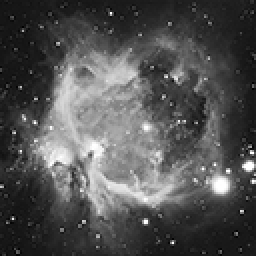
#> input picture M42_128.jpg, 128 x 128 px, found by its file name (shown 2 times larger)
$ python interpolator.py
#> lines starting #> are read from the running program, lines starting #| are printed output that depends on the picture
#%%

import numpy as np

class Interpolator():

    def __init__(self,
                 points):

        """Input points must be (2, N) array"""

        self.points = points
        self.points_x = points[0, :]  # TODO: Assert that the points are strictly increasing by checking and making decreasing into increasing by * -1
        self.points_y = points[1, :]

        self.min_x = min(self.points_x)
        self.max_x = max(self.points_x)


    def bisection(self, x, M):
        """Find the closest point on either side of x. This implementation only works for an INCREASING set of data points."""

        max_idx = len(self.points_x) - 1
        left, right = 0, max_idx  # Starting indeces are the first and last point

        while right - left > 1:

            mid = (left + right) // 2

            if x < self.points_x[mid]:  # x is in left half-interval
                right = mid
            else:
                left = mid

        # Catch cases if not enough points on the left of x by setting 0 as the lowest possible index
        lowest_idx = max(0, left - M // 2 + 1)
        # Also catch the case if not enough points on the right of x by making sure the highest idx does not exceed the max idx
        lowest_idx = min(lowest_idx, max_idx - M + 1)  # highest_idx = lowest_idx + M - 1, so max_idx - M + 1 gives the criterion on lowest_idx

        return lowest_idx, left, right


    def linear(self, array):

        assert len(self.points_x) >= 2, f'Linear interpolation requires at least 2 points. Got {len(self.points_x)}'

        interpolated = np.zeros_like(array)
        for i, x in enumerate(array):

            assert self.min_x <= x <= self.max_x, 'Query outside of data range. We do not allow extrapolation.'

            lowest_idx, _, _ = self.bisection(x, M=2)
            highest_idx = lowest_idx + 1

            x_low, y_low = self.points[:, lowest_idx]
            x_high, y_high = self.points[:, highest_idx]

            interpolated[i] = (y_high - y_low) * (x - x_low) / (x_high - x_low) + y_low

        return interpolated


    def polynomial(self, array, M):

        """ Polynomial interpolation using Neville's algorithm """

        assert len(self.points_x) >= M, f'Interpolation of order {M - 1} requires at least {M} points. Found {len(self.points_x)}'

        interpolated = np.zeros_like(array)
        errors = np.zeros_like(array)
        for n, x in enumerate(array):

            lowest_idx, left, right = self.bisection(x, M)

            distance_right = self.points_x[right] - x
            distance_left = x - self.points_x[left]
            assert distance_right >= 0, 'Query outside of data range. We do not allow extrapolation.'
            assert distance_left >= 0, 'Query outside of data range. We do not allow extrapolation.'

            polynomial = self.points_y[lowest_idx:lowest_idx + M].copy()

            if M == 1:
                if distance_left > distance_right:
                    closest_idx = right
                else:
                    closest_idx = left
                interpolated[n] = polynomial[closest_idx - lowest_idx]
                continue

            valid_x = self.points_x[lowest_idx:lowest_idx + M]
            # print('interval', valid_x)
            for k in range(1, M):
                for i in range(M - k):
                    j = i + k
                    # print(f'Interval from {i} to {j}')

                    xi = valid_x[i]
                    xj = valid_x[j]

                    F = polynomial[i]
                    G = polynomial[i + 1]

                    polynomial[i] = ((xj - x) * F + (x - xi) * G) / (xj - xi)

            interpolated[n] = polynomial[0]
            errors[n] = polynomial[1]

        return interpolated, errors

if __name__ == '__main__':

    import matplotlib.pyplot as plt
    from matplotlib.image import imread
    from scipy.signal import square

    image = imread("M42_128.jpg")
#> image is the input picture: shape (128, 128); min 0, max 255, mean 82
    # # first_row_pixvals = image[0,:]
    # first_row_pixvals = np.arange(image.shape[0])
    # first_row_pixidx = np.arange(image.shape[0])
    # data = np.array([first_row_pixidx, first_row_pixvals])

    xsin = np.linspace(0, 4 * np.pi, 10)
    ysin = np.sin(xsin)
    data = np.array([xsin, ysin])

    Interp = Interpolator(data)

    # xinterp = np.linspace(0, image.shape[0] - 1, 201)
    xinterp = np.linspace(0, 4 * np.pi, 100)
    # xinterp = np.array([3.4])
    yinterp = Interp.linear(xinterp)

    # print(yinterp)

    yinterp_poly, errors = Interp.polynomial(xinterp, M=5)
    print(yinterp_poly)

    plt.figure(figsize=(8,6))
    plt.scatter(data[0,:], data[1,:], marker='x', color='black', s=75, zorder=10, label='Data')
    plt.plot(xinterp, np.sin(xinterp), color='red', label='Analytical', linewidth=5, zorder=-1)
    plt.plot(xinterp, yinterp, color='blue', label='Linear', linewidth=2)
    plt.plot(xinterp, yinterp_poly, color='green', zorder=3, label='Poly', linewidth=2)
    plt.legend()
    plt.show()
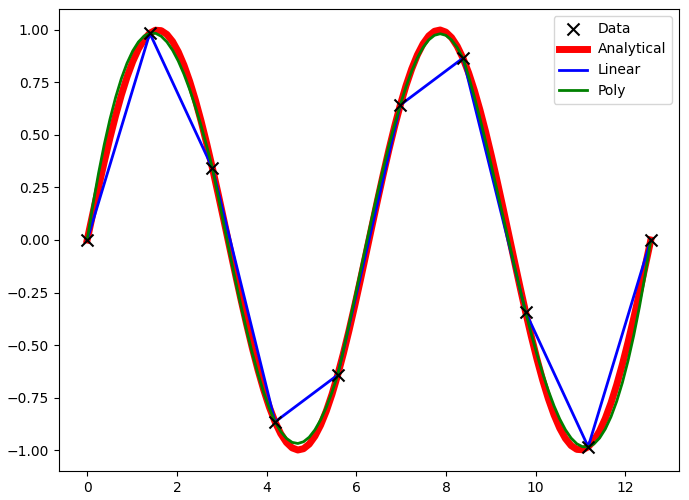
#> figure drawn by matplotlib, 1 panel; curve peaks at x = 7.87, y = 1; curve peaks at x = 1.4, y = 0.985; curve peaks at x = 1.4, y = 0.985


# %%
